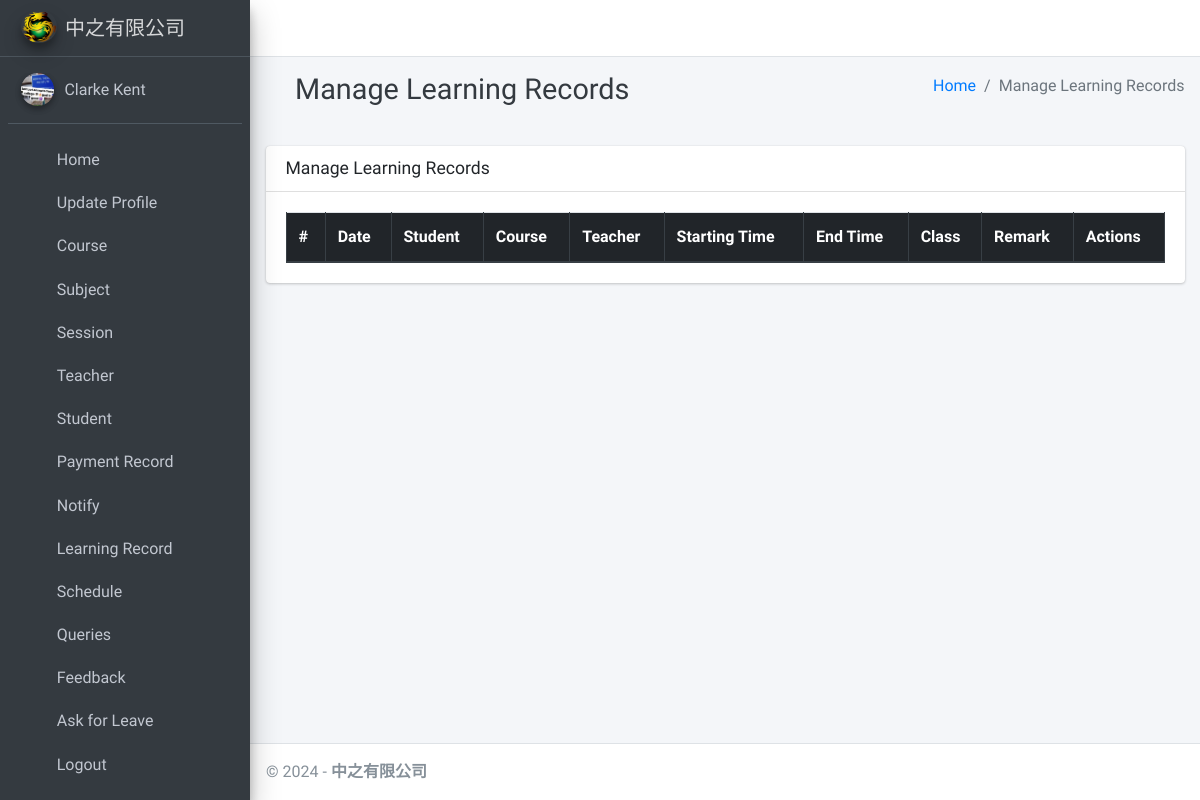
/learn/manage (signed in), run on an earlier commit of the app's database.
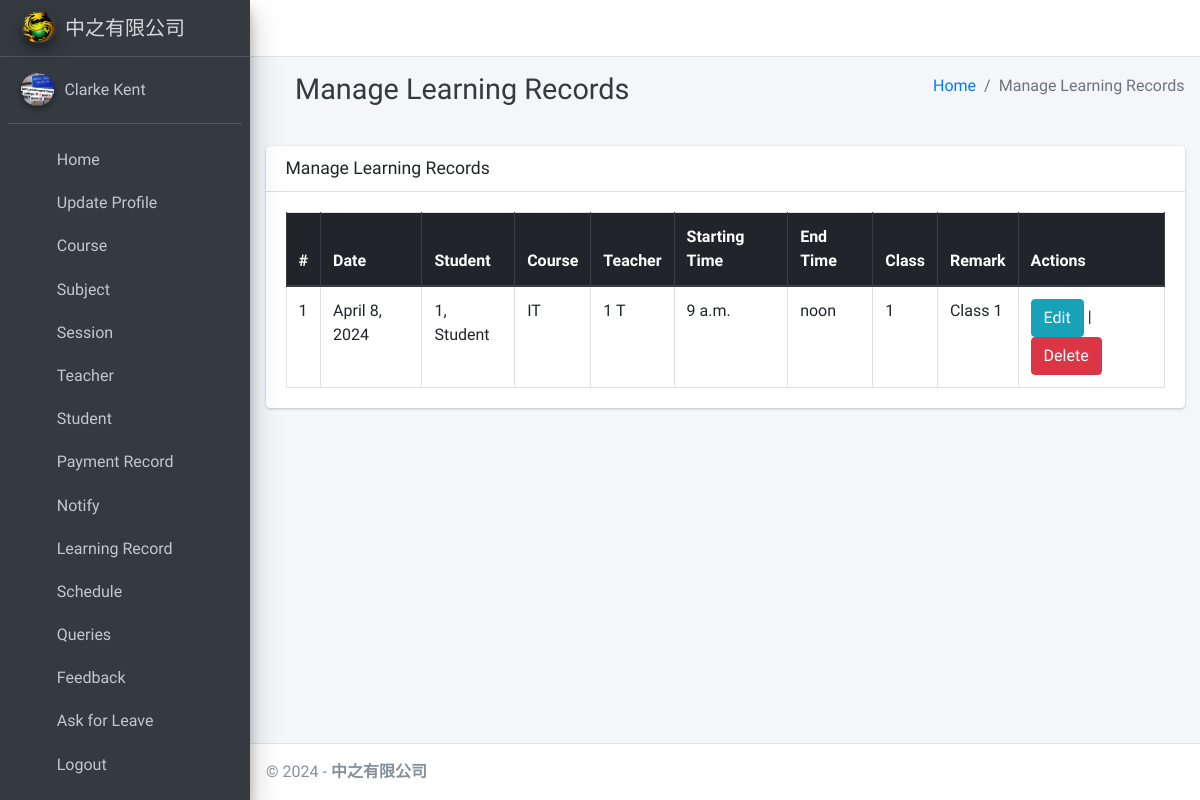
And on a later commit of the database.
### main_app/models.py (models this page shows)
class LearningRecord(models.Model):
    date = models.DateField()
    student = models.ForeignKey(Student, null=True,on_delete=models.DO_NOTHING)
    course = models.ForeignKey(Course,null=True, on_delete=models.CASCADE)
    teacher = models.ForeignKey(Teacher,null=True, on_delete=models.CASCADE)
    starting_time = models.TimeField(null=True,)
    end_time = models.TimeField(null=True,)
    class_name = models.CharField(max_length=100, null=True,)
    remark = models.TextField(null=True,)

class Student(models.Model):
    admin = models.OneToOneField(CustomUser, on_delete=models.CASCADE)
    course = models.ForeignKey(Course, on_delete=models.DO_NOTHING, null=True, blank=False)
    session = models.ForeignKey(Session, on_delete=models.DO_NOTHING, null=True)
    date_of_birth = models.DateField(blank=True, null=True)
    reg_date = models.DateField(blank=True, null=True)
    state = models.CharField(max_length = 30, blank = True) #learning/completed/pending refund
    def __str__(self):
        return self.admin.last_name + ", " + self.admin.first_name

class CustomUser(AbstractUser):
    USER_TYPE = ((1, "HOD"), (2, "Teacher"), (3, "Student"))
    GENDER = [("M", "Male"), ("F", "Female")]
    username = None  # Removed username, using email instead
    email = models.EmailField(unique=True)
    user_type = models.CharField(default=1, choices=USER_TYPE, max_length=1)
    gender = models.CharField(max_length=1, choices=GENDER)
    profile_pic = models.ImageField()
    address = models.TextField()
    contact_num = models.TextField(default="")
    remark = models.TextField(default="")
    fcm_token = models.TextField(default="")  # For firebase notifications
    created_at = models.DateTimeField(auto_now_add=True)
    updated_at = models.DateTimeField(auto_now=True)
    USERNAME_FIELD = "email"
    REQUIRED_FIELDS = []
    objects = CustomUserManager()
    def __str__(self):
        return self.last_name + ", " + self.first_name

class Course(models.Model):
    name = models.CharField(max_length=120)
    created_at = models.DateTimeField(auto_now_add=True)
    updated_at = models.DateTimeField(auto_now=True)
    def __str__(self):
        return self.name

class Teacher(models.Model):
    course = models.ForeignKey(Course, on_delete=models.DO_NOTHING, null=True, blank=False)
    admin = models.OneToOneField(CustomUser, on_delete=models.CASCADE)
    work_type = models.CharField(max_length = 30, blank = True) #Special/Temporary
    def __str__(self):
        return self.admin.last_name + " " + self.admin.first_name

### main_app/hod_views.py (the view)
# urls.py: path("learn/manage", hod_views.manage_learning_record, name='manage_learning_record'),
def manage_learning_record(request):
    learning = LearningRecord.objects.all()
    context = {
        'learning': learning,
        'page_title': 'Manage Learning Records'
    }
    return render(request, "hod_template/manage_learning_record.html", context)

### main_app/templates/hod_template/manage_learning_record.html
{% extends 'main_app/base.html' %}
{% load static %}
{% block page_title %}<i class="nav-icon fas fa-pencil-ruler"></i>  {{page_title}}{% endblock page_title %}
{% block content %}
<section class="content">
    <div class="container-fluid">
        <div class="row">
            <div class="col-md-12">
                <div class="card">
                    <div class="card-header">
                        <h3 class="card-title">{{page_title}}</h3>
                    </div>
                    <div class="card-body">
                        <table id="example2" class="table table-bordered table-hover">
                            <thead class="thead-dark">
                                <tr>
                                    <th>#</th>
                                    <th>Date</th>
                                    <th>Student</th>
                                    <th>Course</th>
                                    <th>Teacher</th>
                                    <th>Starting Time</th>
                                    <th>End Time</th>
                                    <th>Class</th>
                                    <th>Remark</th>
                                    <th>Actions</th>
                                </tr>
                            </thead>
                            <tbody>
                                {% for learn in learning %}
                                <tr>
                                    <td>{{ forloop.counter }}</td>
                                    <td>{{learn.date}}</td>
                                    <td>{{learn.student}}</td>
                                    <td>{{learn.course}}</td>
                                    <td>{{learn.teacher}}</td>
                                    <td>{{learn.starting_time}}</td>
                                    <td>{{learn.end_time}}</td>
                                    <td>{{learn.class_name}}</td>
                                    <td>{{learn.remark}}</td>
                                    <td>
                                        <a href="{% url 'edit_learn' learn.id %}" class="btn btn-info">Edit</a> |
                                        <a href="{% url 'delete_learning_record' learn.id %}" class="btn btn-danger" onclick="return confirm('Are you sure about this ?')">Delete</a>
                                    </td>
                                </tr>
                                {% endfor %}
                            </tbody>
                        </table>
                    </div>
                </div>
            </div>
        </div>
    </div>
</section>
{% endblock content %}

What changed in the data, as far as the page shows it:
added LearningRecord: date "April 8, 2024", student "1, Student", course "IT", teacher "1 T", starting_time "9 a.m.", end_time "noon", class_name "1", remark "Class 1"
